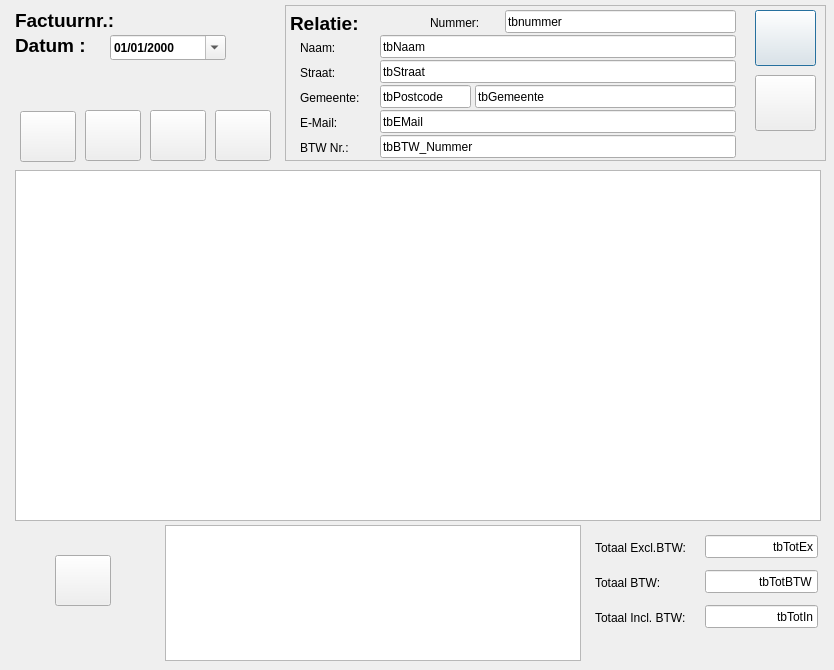
<?xml version="1.0" encoding="UTF-8"?>
<ui version="4.0">
 <class>FactuurFiche</class>
 <widget class="QDialog" name="FactuurFiche">
  <property name="geometry">
   <rect>
    <x>0</x>
    <y>0</y>
    <width>834</width>
    <height>670</height>
   </rect>
  </property>
  <property name="windowTitle">
   <string>Factuur fiche</string>
  </property>
  <property name="windowIcon">
   <iconset resource="../resource.qrc">
    <normaloff>:/icons/icons/document_index.png</normaloff>:/icons/icons/document_index.png</iconset>
  </property>
  <widget class="QLabel" name="lbFactuur">
   <property name="geometry">
    <rect>
     <x>15</x>
     <y>5</y>
     <width>271</width>
     <height>31</height>
    </rect>
   </property>
   <property name="font">
    <font>
     <pointsize>14</pointsize>
     <weight>75</weight>
     <bold>true</bold>
    </font>
   </property>
   <property name="text">
    <string>Factuurnr.:</string>
   </property>
  </widget>
  <widget class="QFrame" name="frameLeverancier">
   <property name="geometry">
    <rect>
     <x>285</x>
     <y>5</y>
     <width>541</width>
     <height>156</height>
    </rect>
   </property>
   <property name="frameShape">
    <enum>QFrame::StyledPanel</enum>
   </property>
   <property name="frameShadow">
    <enum>QFrame::Raised</enum>
   </property>
   <widget class="QLabel" name="lbNaam">
    <property name="geometry">
     <rect>
      <x>15</x>
      <y>35</y>
      <width>51</width>
      <height>16</height>
     </rect>
    </property>
    <property name="text">
     <string>Naam:</string>
    </property>
   </widget>
   <widget class="QLineEdit" name="tbNaam">
    <property name="geometry">
     <rect>
      <x>95</x>
      <y>30</y>
      <width>356</width>
      <height>23</height>
     </rect>
    </property>
    <property name="inputMask">
     <string/>
    </property>
    <property name="text">
     <string>tbNaam</string>
    </property>
   </widget>
   <widget class="QLabel" name="lbStraat">
    <property name="geometry">
     <rect>
      <x>15</x>
      <y>60</y>
      <width>51</width>
      <height>16</height>
     </rect>
    </property>
    <property name="text">
     <string>Straat:</string>
    </property>
   </widget>
   <widget class="QLineEdit" name="tbStraat">
    <property name="geometry">
     <rect>
      <x>95</x>
      <y>55</y>
      <width>356</width>
      <height>23</height>
     </rect>
    </property>
    <property name="inputMask">
     <string/>
    </property>
    <property name="text">
     <string>tbStraat</string>
    </property>
   </widget>
   <widget class="QLabel" name="lbEMail">
    <property name="geometry">
     <rect>
      <x>15</x>
      <y>110</y>
      <width>51</width>
      <height>16</height>
     </rect>
    </property>
    <property name="text">
     <string>E-Mail:</string>
    </property>
   </widget>
   <widget class="QLineEdit" name="tbEMail">
    <property name="geometry">
     <rect>
      <x>95</x>
      <y>105</y>
      <width>356</width>
      <height>23</height>
     </rect>
    </property>
    <property name="inputMask">
     <string/>
    </property>
    <property name="text">
     <string>tbEMail</string>
    </property>
   </widget>
   <widget class="QLabel" name="lbNummer">
    <property name="geometry">
     <rect>
      <x>145</x>
      <y>10</y>
      <width>61</width>
      <height>15</height>
     </rect>
    </property>
    <property name="text">
     <string>Nummer:</string>
    </property>
   </widget>
   <widget class="QLineEdit" name="tbNummer">
    <property name="geometry">
     <rect>
      <x>220</x>
      <y>5</y>
      <width>231</width>
      <height>23</height>
     </rect>
    </property>
    <property name="inputMask">
     <string/>
    </property>
    <property name="text">
     <string>tbnummer</string>
    </property>
   </widget>
   <widget class="QPushButton" name="btnZoek_Lev">
    <property name="geometry">
     <rect>
      <x>470</x>
      <y>5</y>
      <width>61</width>
      <height>56</height>
     </rect>
    </property>
    <property name="text">
     <string/>
    </property>
    <property name="icon">
     <iconset resource="../resource.qrc">
      <normaloff>:/icons/icons/zoom.png</normaloff>:/icons/icons/zoom.png</iconset>
    </property>
   </widget>
   <widget class="QLabel" name="lbGemeente">
    <property name="geometry">
     <rect>
      <x>15</x>
      <y>85</y>
      <width>76</width>
      <height>16</height>
     </rect>
    </property>
    <property name="text">
     <string>Gemeente:</string>
    </property>
   </widget>
   <widget class="QLineEdit" name="tbGemeente">
    <property name="geometry">
     <rect>
      <x>190</x>
      <y>80</y>
      <width>261</width>
      <height>23</height>
     </rect>
    </property>
    <property name="inputMask">
     <string/>
    </property>
    <property name="text">
     <string>tbGemeente</string>
    </property>
   </widget>
   <widget class="QPushButton" name="btnWis_Lev">
    <property name="geometry">
     <rect>
      <x>470</x>
      <y>70</y>
      <width>61</width>
      <height>56</height>
     </rect>
    </property>
    <property name="text">
     <string/>
    </property>
    <property name="icon">
     <iconset resource="../resource.qrc">
      <normaloff>:/icons/icons/draw_eraser.png</normaloff>:/icons/icons/draw_eraser.png</iconset>
    </property>
   </widget>
   <widget class="QLabel" name="lbRelatie">
    <property name="geometry">
     <rect>
      <x>5</x>
      <y>10</y>
      <width>96</width>
      <height>16</height>
     </rect>
    </property>
    <property name="font">
     <font>
      <pointsize>14</pointsize>
      <weight>75</weight>
      <bold>true</bold>
     </font>
    </property>
    <property name="text">
     <string>Relatie:</string>
    </property>
   </widget>
   <widget class="QLineEdit" name="tbPostcode">
    <property name="geometry">
     <rect>
      <x>95</x>
      <y>80</y>
      <width>91</width>
      <height>23</height>
     </rect>
    </property>
    <property name="text">
     <string>tbPostcode</string>
    </property>
   </widget>
   <widget class="QLineEdit" name="tbBTW_Nummer">
    <property name="geometry">
     <rect>
      <x>95</x>
      <y>130</y>
      <width>356</width>
      <height>23</height>
     </rect>
    </property>
    <property name="inputMask">
     <string/>
    </property>
    <property name="text">
     <string>tbBTW_Nummer</string>
    </property>
   </widget>
   <widget class="QLabel" name="lbBTW_Nummer">
    <property name="geometry">
     <rect>
      <x>15</x>
      <y>135</y>
      <width>76</width>
      <height>16</height>
     </rect>
    </property>
    <property name="text">
     <string>BTW Nr.:</string>
    </property>
   </widget>
  </widget>
  <widget class="QLabel" name="lbDatum">
   <property name="geometry">
    <rect>
     <x>15</x>
     <y>30</y>
     <width>271</width>
     <height>31</height>
    </rect>
   </property>
   <property name="font">
    <font>
     <pointsize>14</pointsize>
     <weight>75</weight>
     <bold>true</bold>
    </font>
   </property>
   <property name="text">
    <string>Datum :</string>
   </property>
  </widget>
  <widget class="QTableView" name="tvRegels">
   <property name="geometry">
    <rect>
     <x>15</x>
     <y>170</y>
     <width>806</width>
     <height>351</height>
    </rect>
   </property>
  </widget>
  <widget class="QPushButton" name="btnRegelToevoegen">
   <property name="geometry">
    <rect>
     <x>20</x>
     <y>111</y>
     <width>56</width>
     <height>51</height>
    </rect>
   </property>
   <property name="toolTip">
    <string>Regel Toevoegen</string>
   </property>
   <property name="text">
    <string/>
   </property>
   <property name="icon">
    <iconset resource="../resource.qrc">
     <normaloff>:/icons/icons/add.png</normaloff>:/icons/icons/add.png</iconset>
   </property>
  </widget>
  <widget class="QPushButton" name="btnOpslaan">
   <property name="geometry">
    <rect>
     <x>85</x>
     <y>110</y>
     <width>56</width>
     <height>51</height>
    </rect>
   </property>
   <property name="toolTip">
    <string>Factuur opslaan</string>
   </property>
   <property name="text">
    <string/>
   </property>
   <property name="icon">
    <iconset resource="../resource.qrc">
     <normaloff>:/icons/icons/save_close.png</normaloff>:/icons/icons/save_close.png</iconset>
   </property>
  </widget>
  <widget class="QPushButton" name="btnPrinten">
   <property name="geometry">
    <rect>
     <x>55</x>
     <y>555</y>
     <width>56</width>
     <height>51</height>
    </rect>
   </property>
   <property name="toolTip">
    <string>Faktuur Printen</string>
   </property>
   <property name="text">
    <string/>
   </property>
   <property name="icon">
    <iconset resource="../resource.qrc">
     <normaloff>:/icons/icons/printer.png</normaloff>:/icons/icons/printer.png</iconset>
   </property>
  </widget>
  <widget class="QDateEdit" name="dtpDatum">
   <property name="geometry">
    <rect>
     <x>110</x>
     <y>35</y>
     <width>116</width>
     <height>25</height>
    </rect>
   </property>
   <property name="font">
    <font>
     <weight>75</weight>
     <bold>true</bold>
    </font>
   </property>
   <property name="acceptDrops">
    <bool>false</bool>
   </property>
   <property name="displayFormat">
    <string>dd/MM/yyyy</string>
   </property>
   <property name="calendarPopup">
    <bool>true</bool>
   </property>
  </widget>
  <widget class="QTableView" name="tvBTWBlock">
   <property name="geometry">
    <rect>
     <x>165</x>
     <y>525</y>
     <width>416</width>
     <height>136</height>
    </rect>
   </property>
  </widget>
  <widget class="QLineEdit" name="tbTotEx">
   <property name="geometry">
    <rect>
     <x>705</x>
     <y>535</y>
     <width>113</width>
     <height>23</height>
    </rect>
   </property>
   <property name="text">
    <string>tbTotEx</string>
   </property>
   <property name="alignment">
    <set>Qt::AlignRight|Qt::AlignTrailing|Qt::AlignVCenter</set>
   </property>
  </widget>
  <widget class="QLineEdit" name="tbTotBTW">
   <property name="geometry">
    <rect>
     <x>705</x>
     <y>570</y>
     <width>113</width>
     <height>23</height>
    </rect>
   </property>
   <property name="text">
    <string>tbTotBTW</string>
   </property>
   <property name="alignment">
    <set>Qt::AlignRight|Qt::AlignTrailing|Qt::AlignVCenter</set>
   </property>
  </widget>
  <widget class="QLineEdit" name="tbTotIn">
   <property name="geometry">
    <rect>
     <x>705</x>
     <y>605</y>
     <width>113</width>
     <height>23</height>
    </rect>
   </property>
   <property name="text">
    <string>tbTotIn</string>
   </property>
   <property name="alignment">
    <set>Qt::AlignRight|Qt::AlignTrailing|Qt::AlignVCenter</set>
   </property>
  </widget>
  <widget class="QLabel" name="lbTotEx">
   <property name="geometry">
    <rect>
     <x>595</x>
     <y>540</y>
     <width>116</width>
     <height>16</height>
    </rect>
   </property>
   <property name="text">
    <string>Totaal Excl.BTW:</string>
   </property>
  </widget>
  <widget class="QLabel" name="lbTotBTW">
   <property name="geometry">
    <rect>
     <x>595</x>
     <y>575</y>
     <width>106</width>
     <height>16</height>
    </rect>
   </property>
   <property name="text">
    <string>Totaal BTW:</string>
   </property>
  </widget>
  <widget class="QLabel" name="lbTotIncl">
   <property name="geometry">
    <rect>
     <x>595</x>
     <y>610</y>
     <width>111</width>
     <height>16</height>
    </rect>
   </property>
   <property name="text">
    <string>Totaal Incl. BTW:</string>
   </property>
  </widget>
  <widget class="QPushButton" name="btnEditLine">
   <property name="geometry">
    <rect>
     <x>150</x>
     <y>110</y>
     <width>56</width>
     <height>51</height>
    </rect>
   </property>
   <property name="toolTip">
    <string>Regel bewerken</string>
   </property>
   <property name="text">
    <string/>
   </property>
   <property name="icon">
    <iconset resource="../resource.qrc">
     <normaloff>:/icons/icons/edit_button.png</normaloff>:/icons/icons/edit_button.png</iconset>
   </property>
  </widget>
  <widget class="QPushButton" name="btnAddTicket">
   <property name="geometry">
    <rect>
     <x>215</x>
     <y>110</y>
     <width>56</width>
     <height>51</height>
    </rect>
   </property>
   <property name="toolTip">
    <string>Kasticket factureren</string>
   </property>
   <property name="text">
    <string/>
   </property>
   <property name="icon">
    <iconset resource="../resource.qrc">
     <normaloff>:/icons/icons/cash_register.png</normaloff>:/icons/icons/cash_register.png</iconset>
   </property>
  </widget>
 </widget>
 <resources>
  <include location="../resource.qrc"/>
 </resources>
 <connections/>
</ui>
